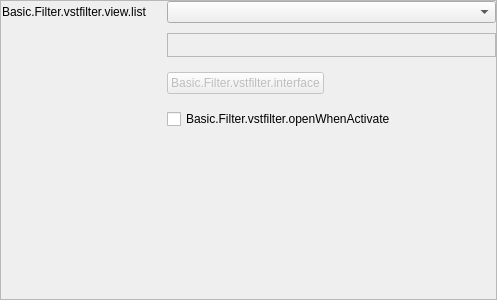
<?xml version="1.0" encoding="UTF-8"?>
<ui version="4.0">
 <class>PLSVstFilterView</class>
 <widget class="QWidget" name="PLSVstFilterView">
  <property name="geometry">
   <rect>
    <x>0</x>
    <y>0</y>
    <width>497</width>
    <height>300</height>
   </rect>
  </property>
  <property name="windowTitle">
   <string>Form</string>
  </property>
  <layout class="QVBoxLayout" name="verticalLayout">
   <property name="spacing">
    <number>0</number>
   </property>
   <property name="leftMargin">
    <number>0</number>
   </property>
   <property name="topMargin">
    <number>0</number>
   </property>
   <property name="rightMargin">
    <number>0</number>
   </property>
   <property name="bottomMargin">
    <number>0</number>
   </property>
   <item>
    <widget class="VScrollArea" name="scrollArea">
     <property name="horizontalScrollBarPolicy">
      <enum>Qt::ScrollBarAlwaysOff</enum>
     </property>
     <property name="widgetResizable">
      <bool>true</bool>
     </property>
     <widget class="QWidget" name="scrollAreaWidgetContents">
      <property name="geometry">
       <rect>
        <x>0</x>
        <y>0</y>
        <width>495</width>
        <height>298</height>
       </rect>
      </property>
      <layout class="QVBoxLayout" name="verticalLayout_3">
       <property name="spacing">
        <number>0</number>
       </property>
       <property name="leftMargin">
        <number>1</number>
       </property>
       <property name="topMargin">
        <number>0</number>
       </property>
       <property name="rightMargin">
        <number>0</number>
       </property>
       <property name="bottomMargin">
        <number>0</number>
       </property>
       <item>
        <layout class="QFormLayout" name="formLayout_2">
         <property name="sizeConstraint">
          <enum>QLayout::SetDefaultConstraint</enum>
         </property>
         <property name="fieldGrowthPolicy">
          <enum>QFormLayout::ExpandingFieldsGrow</enum>
         </property>
         <property name="labelAlignment">
          <set>Qt::AlignLeading|Qt::AlignLeft|Qt::AlignVCenter</set>
         </property>
         <property name="formAlignment">
          <set>Qt::AlignLeading|Qt::AlignLeft|Qt::AlignVCenter</set>
         </property>
         <property name="horizontalSpacing">
          <number>20</number>
         </property>
         <property name="verticalSpacing">
          <number>0</number>
         </property>
         <property name="leftMargin">
          <number>0</number>
         </property>
         <item row="0" column="0">
          <widget class="QLabel" name="label_vst_list">
           <property name="text">
            <string>Basic.Filter.vstfilter.view.list</string>
           </property>
           <property name="alignment">
            <set>Qt::AlignLeading|Qt::AlignLeft|Qt::AlignVCenter</set>
           </property>
           <property name="wordWrap">
            <bool>true</bool>
           </property>
          </widget>
         </item>
         <item row="0" column="1">
          <widget class="ComboBoxWithIcon" name="comboBox_vst_list">
           <property name="sizePolicy">
            <sizepolicy hsizetype="Expanding" vsizetype="Fixed">
             <horstretch>0</horstretch>
             <verstretch>0</verstretch>
            </sizepolicy>
           </property>
          </widget>
         </item>
         <item row="1" column="1">
          <layout class="QVBoxLayout" name="verticalLayout_2">
           <property name="spacing">
            <number>15</number>
           </property>
           <property name="topMargin">
            <number>10</number>
           </property>
           <property name="bottomMargin">
            <number>0</number>
           </property>
           <item>
            <widget class="QFrame" name="frame">
             <property name="sizePolicy">
              <sizepolicy hsizetype="Expanding" vsizetype="Preferred">
               <horstretch>0</horstretch>
               <verstretch>0</verstretch>
              </sizepolicy>
             </property>
             <property name="frameShape">
              <enum>QFrame::StyledPanel</enum>
             </property>
             <property name="frameShadow">
              <enum>QFrame::Raised</enum>
             </property>
             <layout class="QHBoxLayout" name="horizontalLayout">
              <property name="leftMargin">
               <number>0</number>
              </property>
              <property name="topMargin">
               <number>2</number>
              </property>
              <property name="rightMargin">
               <number>0</number>
              </property>
              <property name="bottomMargin">
               <number>6</number>
              </property>
              <item>
               <widget class="QLabel" name="label_loading">
                <property name="text">
                 <string/>
                </property>
               </widget>
              </item>
              <item>
               <widget class="QLabel" name="label_vst_tips">
                <property name="sizePolicy">
                 <sizepolicy hsizetype="Preferred" vsizetype="Preferred">
                  <horstretch>0</horstretch>
                  <verstretch>0</verstretch>
                 </sizepolicy>
                </property>
                <property name="text">
                 <string/>
                </property>
                <property name="alignment">
                 <set>Qt::AlignLeading|Qt::AlignLeft|Qt::AlignVCenter</set>
                </property>
                <property name="wordWrap">
                 <bool>true</bool>
                </property>
               </widget>
              </item>
             </layout>
            </widget>
           </item>
           <item>
            <widget class="QPushButton" name="btn_vst_interface">
             <property name="enabled">
              <bool>false</bool>
             </property>
             <property name="sizePolicy">
              <sizepolicy hsizetype="Maximum" vsizetype="Maximum">
               <horstretch>0</horstretch>
               <verstretch>0</verstretch>
              </sizepolicy>
             </property>
             <property name="text">
              <string>Basic.Filter.vstfilter.interface</string>
             </property>
            </widget>
           </item>
           <item>
            <widget class="PLSCheckBox" name="checkBox_open_when_activate">
             <property name="text">
              <string>Basic.Filter.vstfilter.openWhenActivate</string>
             </property>
            </widget>
           </item>
           <item>
            <spacer name="verticalSpacer">
             <property name="orientation">
              <enum>Qt::Vertical</enum>
             </property>
             <property name="sizeHint" stdset="0">
              <size>
               <width>20</width>
               <height>20</height>
              </size>
             </property>
            </spacer>
           </item>
          </layout>
         </item>
        </layout>
       </item>
      </layout>
     </widget>
    </widget>
   </item>
  </layout>
 </widget>
 <customwidgets>
  <customwidget>
   <class>ComboBoxWithIcon</class>
   <extends>QComboBox</extends>
   <header>PLSVstFilterView.h</header>
  </customwidget>
  <customwidget>
   <class>VScrollArea</class>
   <extends>QScrollArea</extends>
   <header>vertical-scroll-area.hpp</header>
   <container>1</container>
  </customwidget>
  <customwidget>
   <class>PLSCheckBox</class>
   <extends>QCheckBox</extends>
   <header>PLSCheckBox.h</header>
  </customwidget>
 </customwidgets>
 <resources/>
 <connections/>
</ui>
